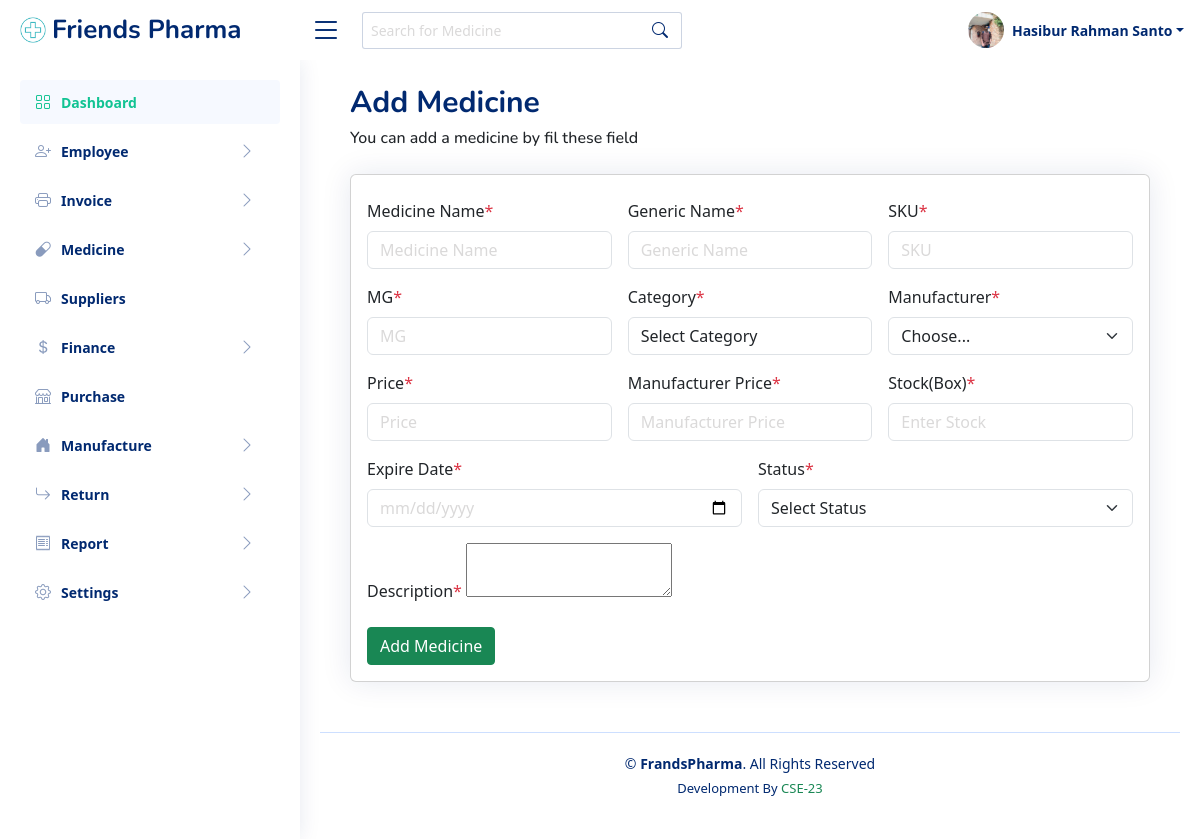
Page /add-medicine.php (signed in) on the committed database.
### tables this page shows
CREATE TABLE `employee` (
  `id` int(11) NOT NULL,
  `f_name` varchar(20) NOT NULL,
  `l_name` varchar(20) NOT NULL,
  `gender` varchar(20) NOT NULL,
  `birthday` varchar(20) NOT NULL,
  `phone` int(11) NOT NULL,
  `password` varchar(255) NOT NULL,
  `email` varchar(50) NOT NULL,
  `address` varchar(255) NOT NULL,
  `photo` varchar(20) NOT NULL,
  `designation` varchar(50) NOT NULL,
  `national_id` varchar(20) NOT NULL,
  `certificates` varchar(20) NOT NULL,
  `joining_date` varchar(20) NOT NULL,
  `biography` varchar(255) NOT NULL,
  `status` int(11) NOT NULL
);

### classes/Database.php (called while the page is built, shortened)
<?php
	class Database{
		protected $mysqli,$query,$numRows,$affectedRow,$errors;
		public function __construct(){
			$this->mysqli = new mysqli('sql205.infinityfree.com', 'if0_35937738', 'hSv8su6wUNz', 'if0_35937738_friendsPharma');
		}
		protected function Select($columnName,$table,$where){
			$columnName = implode(',', $columnName);
			$sql = "SELECT $columnName FROM $table ";
			if($where){
				$sql .= " WHERE ";
				$chunk 		= array_chunk($where, 3);
				$whereCols 	= array();
				foreach ($chunk as $key => $value) {
					if (is_string($value[2])) {
						$value[2] = "'$value[2]'";
					}else{
						$value[2] = $value[2];
					}
					$whereCols[] = implode(' ', $value);
				}
				$sql .= implode(' AND ', $whereCols);
			}
			if($this->mysqli->query($sql)){
				$this->query 	= $this->mysqli->query($sql);
				$this->numRows 	= $this->query->num_rows;
				if($this->numRows > 0){
					return true;
				}else{
					return false;
				}
			}else{
				return false;
			}
		}
	}
?>

### classes/Employee.php (called while the page is built, shortened)
<?php
	require_once ('Database.php');
	class Employee extends Database{
		public $query, $error;
		public function getEmployee($where = null){
			if($this->Select(['*'], 'employee', $where)){
				$this->query = $this->query;
				return true;
			}
			return false;
		}
	}
?>

### add-medicine.php (the view, shortened to what this page needs)
<!DOCTYPE html>
<html lang="en">
<?php include_once("includes/head-link.php") ?>
<body>
<?php include_once("includes/header.php") ?>
<?php include_once("includes/sidebar.php") ?>
<main id="main" class="main">
    <div class="pagetitle">
      <h1>Add Medicine</h1>
      <h6 class="pt-2">You can add a medicine by fil these field</h6>
    </div>
    <section class="pt-3" class="section" >
      <div class="row" >
        <div class="col-lg-12" >
          <div class="card" >
            <div class="card-body pt-4" >
            <form class="row g-3" action="controllers/Medicine.php?action=insert" method="POST">
              <div class="col-md-4" >
                <label  for="inputEmail4" class="form-label">Medicine Name<span class="text-danger">*</span></label>
                <input type="text" name="medicine_name" class="form-control" id="inputEmail4" placeholder="Medicine Name">
              </div>
              <div class="col-md-4">
                <label  for="inputPassword4" class="form-label">Generic Name<span class="text-danger">*</span></label>
                <input type="text" name="generic_name" class="form-control" id="inputPassword4" placeholder="Generic Name">
              </div>
              <div class="col-md-4">
                <label for="inputPassword4" class="form-label">SKU<span class="text-danger">*</span></label>
                <input  type="text" name="sku" class="form-control" id="inputPassword4" placeholder="SKU">
              </div>
              <div class="col-4">
                <label for="inputAddress" class="form-label">MG<span class="text-danger">*</span></label>
                <input type="text" name="mg" class="form-control" id="inputAddress" placeholder="MG">
              </div>
              <div class="col-md-4">
                <label for="inputState" class="form-label">Category<span class="text-danger">*</span></label>
                <select class="form-control" id="salesRepSelect" name="categories">
                <option value="" selected>Select Category</option>
              </select>
              </div>
              <div class="col-4">
                <label for="inputAddress" class="form-label">Manufacturer<span class="text-danger">*</span></label>
                <select id="inputState" class="form-select" name="manufacturer">
                  <option value="" selected>Choose...</option>
                </select>
              </div>
              <div class="col-4">
                <label for="inputAddress2" class="form-label">Price<span class="text-danger">*</span></label>
                <input type="text" name="price" class="form-control" id="inputAddress2" placeholder="Price">
              </div>
              <div class="col-4">
                <label for="inputAddress2" class="form-label">Manufacturer Price<span class="text-danger">*</span></label>
                <input type="text" name="mprice" class="form-control" id="inputAddress2" placeholder="Manufacturer Price">
              </div>
              <div class="col-4">
                <label for="stock" class="form-label">Stock(Box)<span class="text-danger">*</span></label>
                <input type="number" name="stock" class="form-control" id="stock" placeholder="Enter Stock"/>
              </div>
              <div class="col-6">
                <label for="inputAddress2" class="form-label">Expire Date<span class="text-danger">*</span></label>
                <input type="date" name="expire_date" class="form-control" id="inputAddress2" placeholder="Expire Date">
              </div>
              <div class="col-md-6">
                <label for="inputState" class="form-label">Status<span class="text-danger">*</span></label>
                <select id="inputState" class="form-select" name="status">
                  <option selected value="">Select Status</option>
                </select>
              </div>
              <div class="col-md-12">
                  <label for="Gender" class="form-label">Description<span class="text-danger">*</span></label>
                  <textarea class="tinymce-editor" name="description">
                  </textarea>
                </div>
              <div class="col-12">
                <input type="submit" name="submit" class="btn btn-success rounded-1" value="Add Medicine">
              </div>
            </form>
            </div>
          </div>
        </div>
      </div>
    </section>
  </main>
  <?php include_once("includes/footer.php") ?>
</body>
</html>

### includes/header.php (shortened to what this page needs)
<?php
  $user = $_SESSION['front_user'];
  $users = new Employee;
  $users->getEmployee(['phone', '=', $user]);
  $query = $users->query;
  $result = $query->fetch_assoc();
  $fname  = $result['f_name'];
  $lname  = $result['l_name'];
  $image  = $result['photo'];
?>
<header id="header" class="header fixed-top d-flex align-items-center">
<div class="d-flex align-items-center justify-content-between">
  <a href="index.html" class="logo d-flex align-items-center">
    <img src="assets/img/logo.png" alt="logo">
    <span class="d-none d-lg-block">Friends Pharma</span>
  </a>
  <i class="bi bi-list toggle-sidebar-btn"></i>
</div>
<div class="search-bar">
  <form class="search-form d-flex align-items-center" method="POST" action="#">
    <input type="text" name="query" placeholder="Search for Medicine" title="Enter search keyword">
    <button type="submit" title="Search"><i class="bi bi-search"></i></button>
  </form>
</div>
<nav class="header-nav ms-auto">
  <ul class="d-flex align-items-center">
    <li class="nav-item dropdown pe-3">
      <a class="nav-link nav-profile d-flex align-items-center pe-0" href="#" data-bs-toggle="dropdown">
        <img src="files/photo/<?php echo $image; ?>" alt="Profile" class="rounded-circle">
        <span class="d-none d-md-block dropdown-toggle ps-2"><?php echo $fname." ".$lname; ?></span>
      </a>
    </li>
  </ul>
</nav>
</header>

### assets/css/style.css (style rules this page uses)
:root { scroll-behavior: smooth; }
body { font-family: "Open Sans", sans-serif; background: #fff; color: #444444; }
a { color: #4154f1; text-decoration: none !important; }
::placeholder { color: #dad9d9 !important; }
h1, h2, h3, h4, h5, h6 { font-family: "Nunito", sans-serif; }
#main { margin-top: 40px; padding: 20px 30px; transition: all 0.3s; }
.pagetitle { margin-bottom: 10px; }
.pagetitle h1 { font-size: 30px; margin-bottom: 0; font-weight: 700; color: #012970; padding-top: 5px !important; }
.card { margin-bottom: 30px; border: none; border-radius: 5px; box-shadow: 0px 0 30px rgba(1, 41, 112, 0.1); }
.card-body { padding: 0 20px 20px 20px; }
.logo { line-height: 1; }
@media (min-width: 1200px) { .logo { width: 280px; } }
.logo img { max-height: 26px; margin-right: 6px; }
.logo span { font-size: 26px; font-weight: 700; color: #012970; font-family: "Nunito", sans-serif; }
.header { transition: all 0.5s; z-index: 997; height: 60px; background-color: #fff; padding-left: 20px; }
.header .toggle-sidebar-btn { font-size: 32px; padding-left: 10px; cursor: pointer; color: #012970; }
.header .search-bar { min-width: 360px; padding: 0 20px; }
.header .search-form { width: 100%; }
.header .search-form input { border: 0; font-size: 14px; color: #012970; border: 1px solid rgba(1, 41, 112, 0.2); padding: 7px 38px 7px 8px; border-radius: 3px; transition: 0.3s; width: 100%; }
.header .search-form button { border: 0; padding: 0; margin-left: -30px; background: none; }
.header .search-form button i { color: #012970; }
.header-nav ul { list-style: none; }
.header-nav > ul { margin: 0; padding: 0; }
.header-nav .nav-profile { color: #012970; }
.header-nav .nav-profile img { max-height: 36px; width: 36px; object-fit: cover; }
.header-nav .nav-profile span { font-size: 14px; font-weight: 600; }
@media (min-width: 1200px) { #main, #footer { margin-left: 300px; } }

### includes/head-link.php (style rules this page uses)
body { font-family: Arial, sans-serif; padding: 20px; }

### rows in the picture
employee: photo (picture), f_name "Hasibur", l_name "Rahman Santo"
